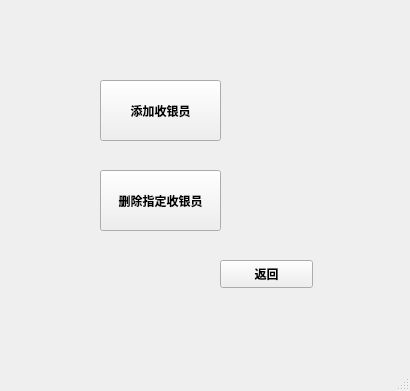
<?xml version="1.0" encoding="UTF-8"?>
<ui version="4.0">
 <class>Staff</class>
 <widget class="QMainWindow" name="Staff">
  <property name="geometry">
   <rect>
    <x>0</x>
    <y>0</y>
    <width>410</width>
    <height>391</height>
   </rect>
  </property>
  <property name="windowTitle">
   <string>员工管理界面</string>
  </property>
  <widget class="QWidget" name="centralwidget">
   <widget class="QPushButton" name="backe_Button">
    <property name="geometry">
     <rect>
      <x>220</x>
      <y>260</y>
      <width>93</width>
      <height>28</height>
     </rect>
    </property>
    <property name="font">
     <font>
      <pointsize>9</pointsize>
      <weight>75</weight>
      <bold>true</bold>
     </font>
    </property>
    <property name="text">
     <string>返回</string>
    </property>
   </widget>
   <widget class="QPushButton" name="delet_Button">
    <property name="geometry">
     <rect>
      <x>100</x>
      <y>170</y>
      <width>121</width>
      <height>61</height>
     </rect>
    </property>
    <property name="font">
     <font>
      <pointsize>9</pointsize>
      <weight>75</weight>
      <bold>true</bold>
     </font>
    </property>
    <property name="text">
     <string>删除指定收银员</string>
    </property>
   </widget>
   <widget class="QPushButton" name="add_Button">
    <property name="geometry">
     <rect>
      <x>100</x>
      <y>80</y>
      <width>121</width>
      <height>61</height>
     </rect>
    </property>
    <property name="font">
     <font>
      <pointsize>9</pointsize>
      <weight>75</weight>
      <bold>true</bold>
     </font>
    </property>
    <property name="text">
     <string>添加收银员</string>
    </property>
   </widget>
  </widget>
  <widget class="QMenuBar" name="menubar">
   <property name="geometry">
    <rect>
     <x>0</x>
     <y>0</y>
     <width>410</width>
     <height>26</height>
    </rect>
   </property>
  </widget>
  <widget class="QStatusBar" name="statusbar"/>
 </widget>
 <resources/>
 <connections/>
</ui>
